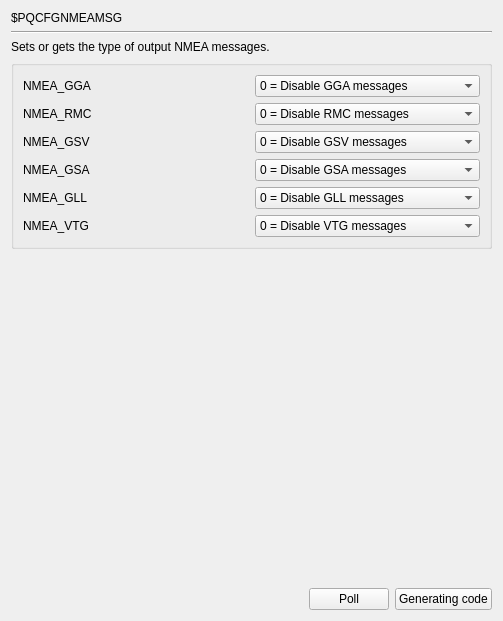
     <widget class="QWidget" name="page_PQCFGNMEAMSG">
      <layout class="QGridLayout" name="gridLayout_20">
       <item row="0" column="0">
        <widget class="QLabel" name="label_578">
         <property name="text">
          <string>$PQCFGNMEAMSG</string>
         </property>
        </widget>
       </item>
       <item row="1" column="0" colspan="3">
        <widget class="Line" name="line_148">
         <property name="orientation">
          <enum>Qt::Horizontal</enum>
         </property>
        </widget>
       </item>
       <item row="2" column="0" colspan="2">
        <widget class="QLabel" name="label_579">
         <property name="text">
          <string>Sets or gets the type of output NMEA messages.</string>
         </property>
        </widget>
       </item>
       <item row="3" column="0" colspan="3">
        <widget class="QGroupBox" name="groupBox">
         <property name="title">
          <string/>
         </property>
         <layout class="QGridLayout" name="gridLayout_19">
          <item row="0" column="0">
           <widget class="QLabel" name="label_16">
            <property name="text">
             <string>NMEA_GGA</string>
            </property>
           </widget>
          </item>
          <item row="1" column="1">
           <widget class="QComboBox" name="comboBox_PQCFGNMEAMSG_NMEA_RMC">
            <item>
             <property name="text">
              <string>0 = Disable RMC messages</string>
             </property>
            </item>
            <item>
             <property name="text">
              <string>1 = Enable RMC messages</string>
             </property>
            </item>
           </widget>
          </item>
          <item row="2" column="1">
           <widget class="QComboBox" name="comboBox_PQCFGNMEAMSG_NMEA_GSV">
            <item>
             <property name="text">
              <string>0 = Disable GSV messages</string>
             </property>
            </item>
            <item>
             <property name="text">
              <string>1 = Enable GSV messages</string>
             </property>
            </item>
           </widget>
          </item>
          <item row="0" column="1">
           <widget class="QComboBox" name="comboBox_PQCFGNMEAMSG_NMEA_GGA">
            <item>
             <property name="text">
              <string>0 = Disable GGA messages</string>
             </property>
            </item>
            <item>
             <property name="text">
              <string>1 = Enable GGA messages</string>
             </property>
            </item>
           </widget>
          </item>
          <item row="3" column="0">
           <widget class="QLabel" name="label_19">
            <property name="text">
             <string>NMEA_GSA</string>
            </property>
           </widget>
          </item>
          <item row="3" column="1">
           <widget class="QComboBox" name="comboBox_PQCFGNMEAMSG_NMEA_GSA">
            <item>
             <property name="text">
              <string>0 = Disable GSA messages</string>
             </property>
            </item>
            <item>
             <property name="text">
              <string>1 = Enable GSA messages</string>
             </property>
            </item>
           </widget>
          </item>
          <item row="5" column="1">
           <widget class="QComboBox" name="comboBox_PQCFGNMEAMSG_NMEA_VTG">
            <item>
             <property name="text">
              <string>0 = Disable VTG messages</string>
             </property>
            </item>
            <item>
             <property name="text">
              <string>1 = Enable VTG messages</string>
             </property>
            </item>
           </widget>
          </item>
          <item row="2" column="0">
           <widget class="QLabel" name="label_18">
            <property name="text">
             <string>NMEA_GSV</string>
            </property>
           </widget>
          </item>
          <item row="4" column="0">
           <widget class="QLabel" name="label_20">
            <property name="text">
             <string>NMEA_GLL</string>
            </property>
           </widget>
          </item>
          <item row="5" column="0">
           <widget class="QLabel" name="label_21">
            <property name="text">
             <string>NMEA_VTG</string>
            </property>
           </widget>
          </item>
          <item row="4" column="1">
           <widget class="QComboBox" name="comboBox_PQCFGNMEAMSG_NMEA_GLL">
            <item>
             <property name="text">
              <string>0 = Disable GLL messages</string>
             </property>
            </item>
            <item>
             <property name="text">
              <string>1 = Enable GLL messages</string>
             </property>
            </item>
           </widget>
          </item>
          <item row="1" column="0">
           <widget class="QLabel" name="label_17">
            <property name="text">
             <string>NMEA_RMC</string>
            </property>
           </widget>
          </item>
         </layout>
        </widget>
       </item>
       <item row="4" column="2">
        <spacer name="verticalSpacer_148">
         <property name="orientation">
          <enum>Qt::Vertical</enum>
         </property>
         <property name="sizeHint" stdset="0">
          <size>
           <width>20</width>
           <height>333</height>
          </size>
         </property>
        </spacer>
       </item>
       <item row="5" column="0">
        <spacer name="horizontalSpacer_148">
         <property name="orientation">
          <enum>Qt::Horizontal</enum>
         </property>
         <property name="sizeHint" stdset="0">
          <size>
           <width>292</width>
           <height>20</height>
          </size>
         </property>
        </spacer>
       </item>
       <item row="5" column="1">
        <widget class="QPushButton" name="poll_PQCFGNMEAMSG">
         <property name="text">
          <string>Poll</string>
         </property>
        </widget>
       </item>
       <item row="5" column="2">
        <widget class="QPushButton" name="GC_PQCFGNMEAMSG">
         <property name="layoutDirection">
          <enum>Qt::LeftToRight</enum>
         </property>
         <property name="text">
          <string>Generating code</string>
         </property>
        </widget>
       </item>
      </layout>
     </widget>
